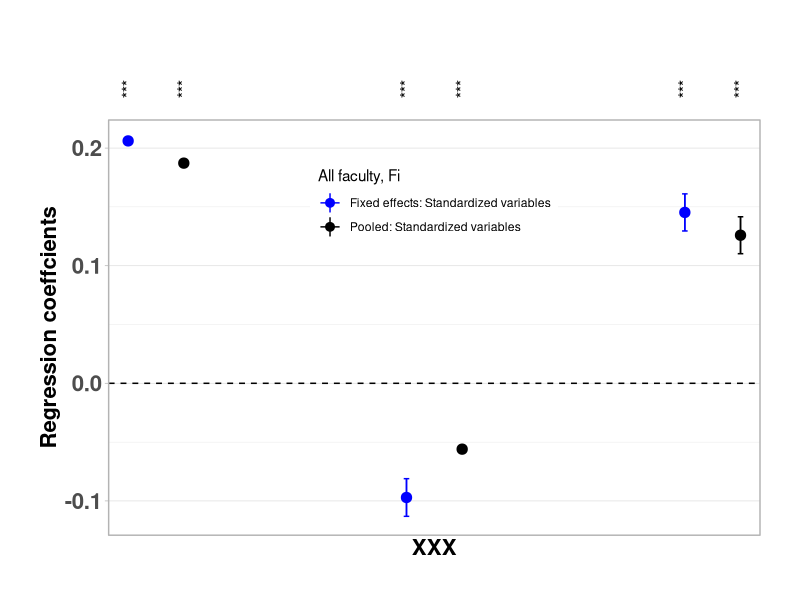

This chart was generated by the following R code:
### Plot figure 6B
library(ggplot2)
library(grid)

coeffAllNoFE <- c(0.1872, -0.0560, 0.1259)
sdAllNoFE <- c(0.0016, 0.0018, 0.0157)

coeffAllFE <- c(0.2061, -0.0971, 0.1453)
sdAllFE <- c(0.00173, 0.01601, 0.01578)

coeffAll <- c(coeffAllFE, coeffAllNoFE)
sdAll <- c(sdAllFE, sdAllNoFE)

df <- data.frame(
    x = c(c(4, 14, 24), c(6, 16, 26)),
    coeff = coeffAll,
    group = factor(c(1, 1, 1, 0, 0 ,0), levels=c(0, 1)),
    color = factor(c("blue", "blue", "blue", "black", "black", "black"), levels=c("blue", "black")),
    upper = coeffAll + sdAll,
    lower = coeffAll - sdAll
)

plotA <- ggplot(df)

# Pointranges
plotA <- plotA + geom_pointrange(aes(x=x, y=coeff, ymin = lower, ymax = upper, group=group, colour=color), fatten = 5)
plotA <- plotA +
    geom_errorbar(aes(x=x, ymin = lower, ymax = upper, group=group, colour=color), width = 0.2) +
    geom_hline(yintercept=0, linetype=2) 

# Axis Label
# plotA <- plotA + xlab("") + ylab("Regression Coefficients")

# Labels
x_breaks <- c("5.0", "15.0", "25.0")
x_labs <- c("Coauthors",
            "Author age",
            "Cross-disc."
)
plotA <- plotA + scale_x_discrete(name="XXX", breaks=x_breaks, labels=x_labs)

plotA

# Themes
plotA <- plotA + theme_light() +
    theme(axis.text.x = element_text(size=16, face="bold",family="serif" ),
          axis.text.y = element_text(size=16, face="bold" ),
          axis.title = element_text(size=16, face="bold" ),
          plot.margin = unit(c(6,2,2,2), "lines") ) 

# Annotation: Significant level
tg <- textGrob("***", rot = 90)
plotA <- plotA + 
    annotation_custom(grob = tg,  xmin = 4, xmax = 4, ymin = 0.25, ymax = 0.25) +
    annotation_custom(grob = tg,  xmin = 6, xmax = 6, ymin = 0.25, ymax = 0.25) +
    annotation_custom(grob = tg,  xmin = 14, xmax = 14, ymin = 0.25, ymax = 0.25) + 
    annotation_custom(grob = tg,  xmin = 16, xmax = 16, ymin = 0.25, ymax = 0.25) +
    annotation_custom(grob = tg,  xmin = 24, xmax = 24, ymin = 0.25, ymax = 0.25) + 
    annotation_custom(grob = tg,  xmin = 26, xmax = 26, ymin = 0.25, ymax = 0.25)

# Legend
plotA <- plotA + theme(legend.position=c(.5, .8))


plotA <- plotA + scale_color_manual(values=c("blue", "black"),
                                    name="All faculty, Fi",
                                    breaks=c("blue", "black"),
                                    labels=c("Fixed effects: Standardized variables", 
                                             "Pooled: Standardized variables"))

plotA <- plotA +
    xlab("") + ylab("Regression coeffcients")

gt <- ggplot_gtable(ggplot_build(plotA))
gt$layout$clip[gt$layout$name=="panel"] <- "off"
grid.draw(gt)


ggsave('./output/Figure5B.png', plot=gt, width = 9, height = 6, dpi = 120)
